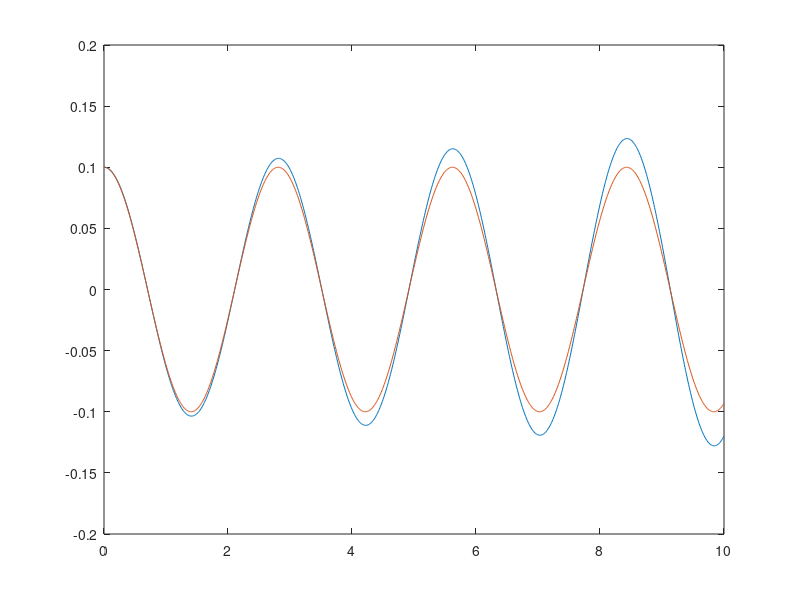
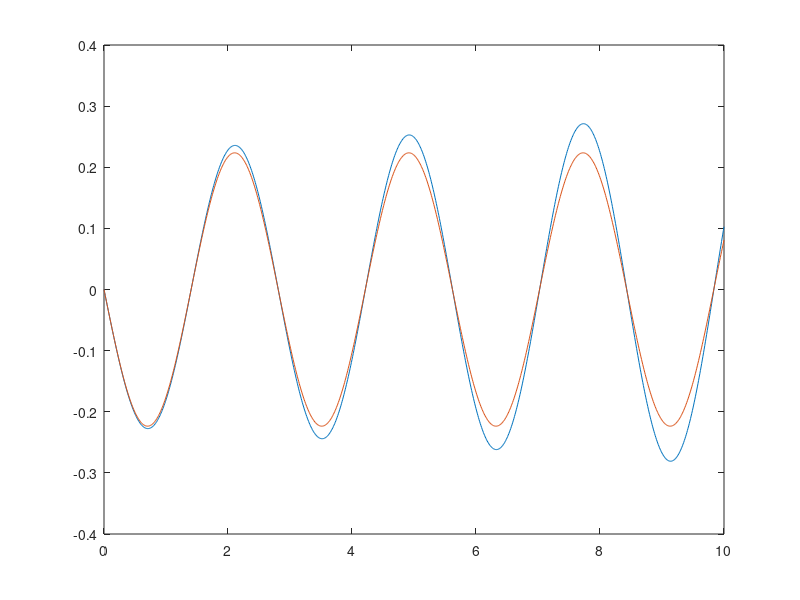

MATLAB code for these plots, in order:
clear all
close all
clc

K = 2.5; m = 0.5; x0 = 0.10 ;v0 = 0; h = 0.01;

t = 0:h:10;
N = length(t); v = zeros(1,N); x = zeros(1,N);
v(1) = v0;x(1) = x0;

for k = 1:N-1
    v(k+1) = v(k) + (-K/m)*x(k)*h; %aceleracao altera em cada ciclo
    x(k+1) = x(k) + v(k)*h;
end
w = sqrt(K/m);%frequencia
%x(t) = x0*cos(w*t)
plot(t,x, t, x0*cos(w.*t) )
figure(2)
%v(t) = -x0*w*sin(w*t)
plot(t,v, t, -x0*w*sin(w.*t) )

%o erro vem do overshoot, amplitude aumenta mas periodo mantem
